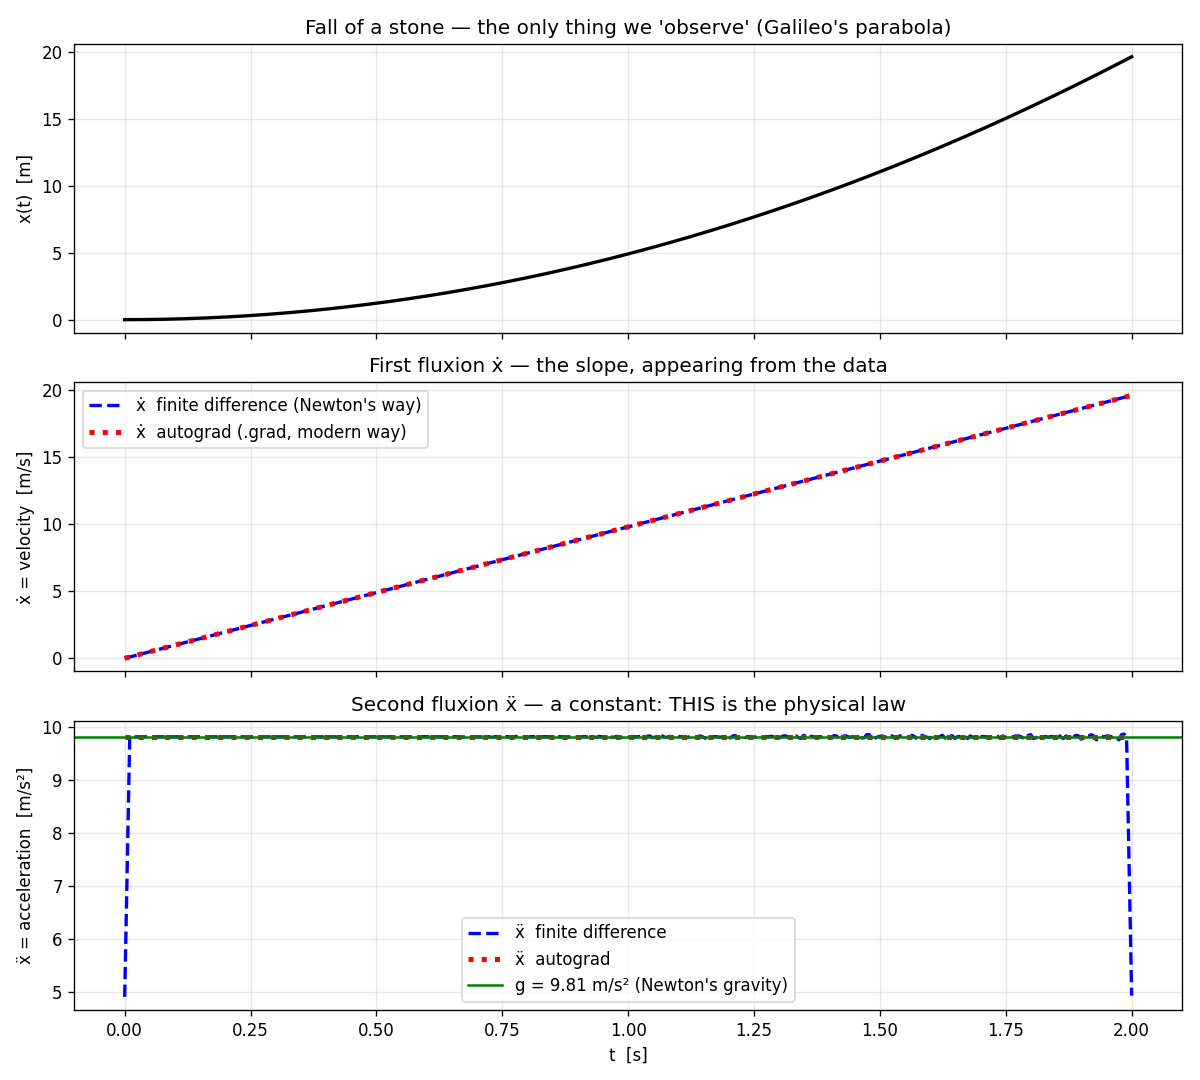

Recreate this plot in Python.
"""Drop a stone → the derivative falls out of the data.

Galileo (1638, rolling balls down inclines) measured that distance grows like
the *square* of time: x(t) = ½ g t². He had no calculus. Newton (1666) asked
the next question — "how fast is it moving *right now*?" — and invented the
fluxion ẋ to answer it.

Physics first: we don't start from x = ½gt². We start from a falling body,
sample its position the way Galileo sampled his inclined plane, then let the
math appear:

    phenomenon:   a stone falls
    simulation:   sample x(t) at discrete times
    dissection:   ẋ  (velocity)  = numerical slope  = autograd
                  ẍ  (accel.)    = slope of the slope = g, a constant
    formula:      only NOW does "x = ½gt², ẋ = gt, ẍ = g" mean anything
"""
from pathlib import Path

import matplotlib.pyplot as plt
import torch

g = 9.81  # m/s² — the number Galileo could measure but not yet explain.

# --- phenomenon: sample the falling stone's height over 2 seconds ---
t = torch.linspace(0.0, 2.0, 400, requires_grad=True)
x = 0.5 * g * t**2  # the stone's height fallen — this is the ONLY thing "observed".

# --- dissection via Newton's fluxion, done two ways ---

# (a) the way Galileo/Newton would compute a slope numerically: finite difference.
t_np = t.detach()
x_np = x.detach()
v_finite = torch.gradient(x_np, spacing=(t_np,))[0]          # ẋ  ≈ Δx/Δt
a_finite = torch.gradient(v_finite, spacing=(t_np,))[0]      # ẍ  ≈ Δẋ/Δt

# (b) the modern way: run the program backwards (reverse-mode autodiff).
v_auto = torch.autograd.grad(x.sum(), t, create_graph=True)[0]   # ẋ
a_auto = torch.autograd.grad(v_auto.sum(), t)[0]                 # ẍ

print(f"velocity  ẋ at t=2s :  finite-diff={v_finite[-1]:.3f}   autograd={v_auto[-1]:.3f}   (g·t = {g*2:.3f})")
print(f"accel.    ẍ         :  finite-diff≈{a_finite.mean():.3f}  autograd={a_auto.mean():.3f}   (constant g = {g:.3f})")
print("The acceleration is FLAT — that flat line is Newton's law of gravity, discovered from data.")

# --- visualization: three stacked panels, each a derivative of the one above ---
fig, axes = plt.subplots(3, 1, figsize=(10, 9), sharex=True)

axes[0].plot(t_np, x_np, "k-", lw=2)
axes[0].set_ylabel("x(t)  [m]")
axes[0].set_title("Fall of a stone — the only thing we 'observe' (Galileo's parabola)")
axes[0].grid(alpha=0.3)

axes[1].plot(t_np, v_finite, "b--", lw=2, label="ẋ  finite difference (Newton's way)")
axes[1].plot(t_np, v_auto.detach(), "r:", lw=3, label="ẋ  autograd (.grad, modern way)")
axes[1].set_ylabel("ẋ = velocity  [m/s]")
axes[1].set_title("First fluxion ẋ — the slope, appearing from the data")
axes[1].legend()
axes[1].grid(alpha=0.3)

axes[2].plot(t_np, a_finite, "b--", lw=2, label="ẍ  finite difference")
axes[2].plot(t_np, a_auto.detach(), "r:", lw=3, label="ẍ  autograd")
axes[2].axhline(g, color="green", lw=1.5, ls="-", label=f"g = {g} m/s² (Newton's gravity)")
axes[2].set_ylabel("ẍ = acceleration  [m/s²]")
axes[2].set_title("Second fluxion ẍ — a constant: THIS is the physical law")
axes[2].legend()
axes[2].grid(alpha=0.3)
axes[2].set_xlabel("t  [s]")

plt.tight_layout()
out = Path(__file__).with_suffix(".png")
plt.savefig(out, dpi=120)
print(f"Saved: {out}")
